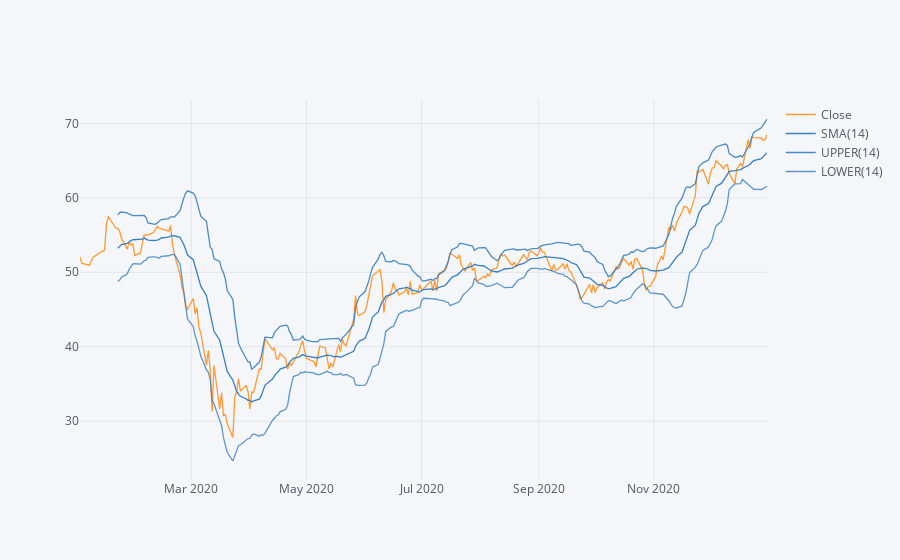

The notebook cell this image was saved under:
### Code cell
MS['Close'].loc['2020-01-01':'2021-01-01'].ta_plot(study='boll')

### Figure 1 — Plotly figure (JSON) as saved in the notebook; plotly's stock layout.template omitted (floating-point values rounded to 4 significant figures; data arrays with more than 128 entries replaced by an {"elided": "..."} marker saying what was removed)
{"data": [{"line": {"color": "rgba(255, 153, 51, 1.0)", "dash": "solid", "shape": "linear", "width": 1.3}, "mode": "lines", "name": "Close", "text": "", "type": "scatter", "x": {"elided": "253 str values"}, "y": {"elided": "253 float values"}}, {"line": {"color": "rgba(55, 128, 191, 1.0)", "dash": "solid", "shape": "linear", "width": 1.3}, "mode": "lines", "name": "SMA(14)", "text": "", "type": "scatter", "x": {"elided": "253 str values"}, "y": {"elided": "253 mixed values"}}, {"line": {"color": "rgba(55, 128, 191, 0.8999999999999999)", "dash": "solid", "shape": "linear", "width": 1.3}, "mode": "lines", "name": "UPPER(14)", "text": "", "type": "scatter", "x": {"elided": "253 str values"}, "y": {"elided": "253 mixed values"}}, {"line": {"color": "rgba(55, 128, 191, 0.7999999999999998)", "dash": "solid", "shape": "linear", "width": 1.3}, "mode": "lines", "name": "LOWER(14)", "text": "", "type": "scatter", "x": {"elided": "253 str values"}, "y": {"elided": "253 mixed values"}}], "layout": {"legend": {"bgcolor": "#F5F6F9", "font": {"color": "#4D5663"}}, "paper_bgcolor": "#F5F6F9", "plot_bgcolor": "#F5F6F9", "title": {"font": {"color": "#4D5663"}}, "xaxis": {"gridcolor": "#E1E5ED", "showgrid": true, "tickfont": {"color": "#4D5663"}, "title": {"font": {"color": "#4D5663"}, "text": ""}, "zerolinecolor": "#E1E5ED"}, "yaxis": {"gridcolor": "#E1E5ED", "showgrid": true, "tickfont": {"color": "#4D5663"}, "title": {"font": {"color": "#4D5663"}, "text": ""}, "zerolinecolor": "#E1E5ED"}}}
